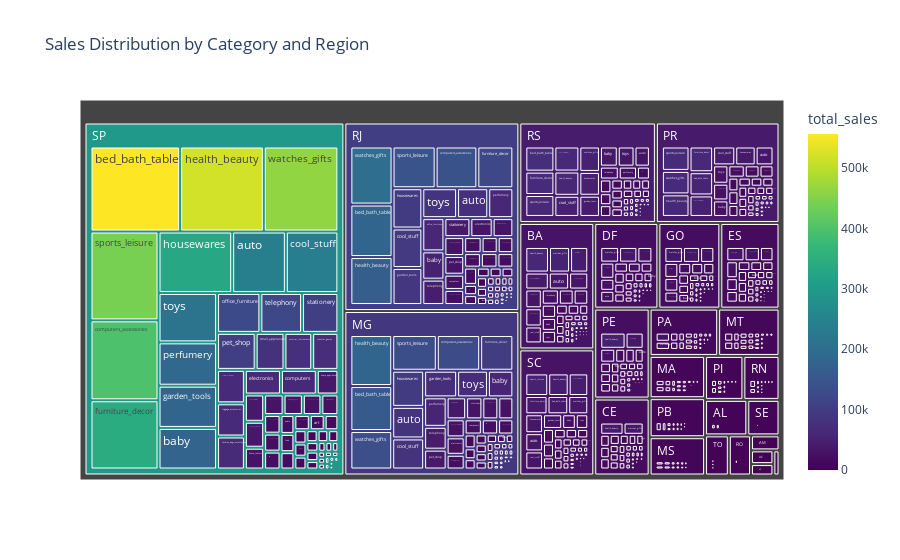

The notebook cell saved with this chart:
### Code cell
# 5. Visualization: Interactive heatmap of sales by category and region 
fig = px.treemap(
    sales_by_cat_region,
    path=['customer_state', 'product_category'],
    values='total_sales',
    color='total_sales',
    color_continuous_scale='Viridis',
    title='Sales Distribution by Category and Region'
)
fig.show()

# 6. Visualization: Category sales by region (static heatmap using Seaborn) 
pivot_sales = sales_by_cat_region.pivot(
    index='product_category',
    columns='customer_state',
    values='total_sales'
)

plt.figure(figsize=(12, 8))
sns.heatmap(pivot_sales, cmap='YlGnBu')
plt.title('Sales Heatmap by Product Category and Region', fontsize=14)
plt.xlabel('Customer State')
plt.ylabel('Product Category')
plt.tight_layout()
plt.show()

### Figure 1 — Plotly figure (JSON) as saved in the notebook; plotly's stock layout.template omitted (floating-point values rounded to 4 significant figures; data arrays with more than 128 entries replaced by an {"elided": "..."} marker saying what was removed)
{"data": [{"branchvalues": "total", "customdata": {"elided": "1383x1 float values"}, "domain": {"x": [0, 1], "y": [0, 1]}, "hovertemplate": "labels=%{label}<br>total_sales_sum=%{value}<br>parent=%{parent}<br>id=%{id}<br>total_sales=%{color}<extra></extra>", "ids": {"elided": "1383 str values"}, "labels": {"elided": "1383 str values"}, "marker": {"coloraxis": "coloraxis", "colors": {"elided": "1383 float values"}}, "name": "", "parents": {"elided": "1383 str values"}, "type": "treemap", "values": {"elided": "1383 float values"}}], "layout": {"coloraxis": {"colorbar": {"title": {"text": "total_sales"}}, "colorscale": [[0, "#440154"], [0.1111, "#482878"], [0.2222, "#3e4989"], [0.3333, "#31688e"], [0.4444, "#26828e"], [0.5556, "#1f9e89"], [0.6667, "#35b779"], [0.7778, "#6ece58"], [0.8889, "#b5de2b"], [1, "#fde725"]]}, "legend": {"tracegroupgap": 0}, "title": {"text": "Sales Distribution by Category and Region"}}}
